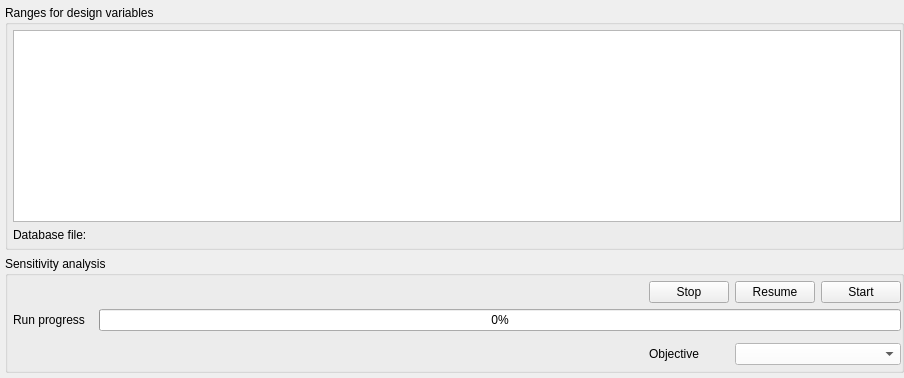
           <widget class="QWidget" name="tab_38">
            <attribute name="title">
             <string>Sensitivity</string>
            </attribute>
            <layout class="QVBoxLayout" name="verticalLayout_39">
             <property name="leftMargin">
              <number>5</number>
             </property>
             <property name="topMargin">
              <number>5</number>
             </property>
             <property name="rightMargin">
              <number>0</number>
             </property>
             <property name="bottomMargin">
              <number>5</number>
             </property>
             <item>
              <widget class="QGroupBox" name="groupBox_49">
               <property name="title">
                <string>Ranges for design variables</string>
               </property>
               <layout class="QGridLayout" name="gridLayout_55">
                <property name="leftMargin">
                 <number>5</number>
                </property>
                <property name="topMargin">
                 <number>5</number>
                </property>
                <property name="rightMargin">
                 <number>0</number>
                </property>
                <property name="bottomMargin">
                 <number>5</number>
                </property>
                <item row="0" column="0">
                 <widget class="QTableWidget" name="tableWidget_21"/>
                </item>
                <item row="1" column="0">
                 <widget class="QLabel" name="label_108">
                  <property name="text">
                   <string>Database file:</string>
                  </property>
                 </widget>
                </item>
               </layout>
              </widget>
             </item>
             <item>
              <widget class="QGroupBox" name="groupBox_50">
               <property name="title">
                <string>Sensitivity analysis</string>
               </property>
               <layout class="QGridLayout" name="gridLayout_54">
                <property name="leftMargin">
                 <number>5</number>
                </property>
                <property name="topMargin">
                 <number>5</number>
                </property>
                <property name="rightMargin">
                 <number>0</number>
                </property>
                <property name="bottomMargin">
                 <number>5</number>
                </property>
                <item row="3" column="0" colspan="5">
                 <widget class="QWidget" name="widget_5" native="true">
                  <property name="sizePolicy">
                   <sizepolicy hsizetype="Preferred" vsizetype="Expanding">
                    <horstretch>0</horstretch>
                    <verstretch>0</verstretch>
                   </sizepolicy>
                  </property>
                  <property name="styleSheet">
                   <string notr="true">background-color: rgb(255, 255, 255);</string>
                  </property>
                 </widget>
                </item>
                <item row="0" column="3">
                 <widget class="QPushButton" name="pushButton_110">
                  <property name="text">
                   <string>Resume</string>
                  </property>
                 </widget>
                </item>
                <item row="0" column="2">
                 <widget class="QPushButton" name="pushButton_111">
                  <property name="text">
                   <string>Stop</string>
                  </property>
                 </widget>
                </item>
                <item row="0" column="0" colspan="2">
                 <spacer name="horizontalSpacer_55">
                  <property name="orientation">
                   <enum>Qt::Horizontal</enum>
                  </property>
                  <property name="sizeHint" stdset="0">
                   <size>
                    <width>630</width>
                    <height>20</height>
                   </size>
                  </property>
                 </spacer>
                </item>
                <item row="0" column="4">
                 <widget class="QPushButton" name="pushButton_109">
                  <property name="text">
                   <string>Start</string>
                  </property>
                 </widget>
                </item>
                <item row="1" column="0">
                 <widget class="QLabel" name="label_111">
                  <property name="maximumSize">
                   <size>
                    <width>80</width>
                    <height>16777215</height>
                   </size>
                  </property>
                  <property name="text">
                   <string>Run progress</string>
                  </property>
                 </widget>
                </item>
                <item row="1" column="1" colspan="4">
                 <widget class="QProgressBar" name="progressBar_5">
                  <property name="value">
                   <number>0</number>
                  </property>
                 </widget>
                </item>
                <item row="4" column="2">
                 <widget class="QLabel" name="label_112">
                  <property name="text">
                   <string>Objective</string>
                  </property>
                 </widget>
                </item>
                <item row="4" column="3" colspan="2">
                 <widget class="QComboBox" name="comboBox_40">
                  <property name="styleSheet">
                   <string notr="true">background-color: rgb(255, 255, 255);</string>
                  </property>
                 </widget>
                </item>
               </layout>
              </widget>
             </item>
            </layout>
           </widget>
